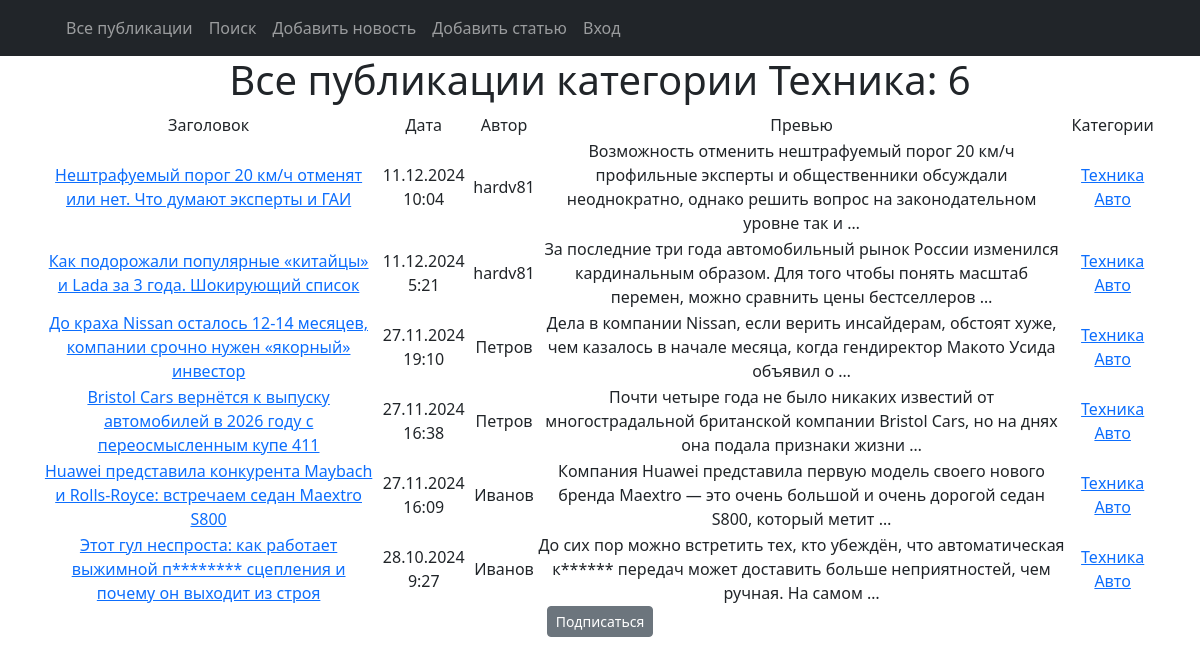
The app's page /categories/2 with its own data.
### news/models.py (models this page shows, shortened)
class Category(models.Model):
    category_name = models.CharField(max_length=255, unique=True)
    subscribers = models.ManyToManyField(User, blank=True, related_name='categories')
    def __str__(self):
        return f'{self.category_name}'

class Post(models.Model):
    article = 'ART'
    news = 'NEW'
    TYPE = [
        (article, 'Статья'),
        (news, 'Новость'),
    ]
    post_author = models.ForeignKey(Author, on_delete=models.CASCADE)
    post_type = models.CharField(max_length=3, choices=TYPE, default=article)
    post_time = models.DateTimeField(auto_now_add=True)
    post_category = models.ManyToManyField(Category, through='PostCategory')
    post_title = models.CharField(max_length=255)
    post_text = models.TextField()
    post_rating = models.IntegerField(default=0)

class Author(models.Model):
    author_rating = models.IntegerField(default=0)
    author_user = models.OneToOneField(User, on_delete = models.CASCADE, primary_key = True)
    def __str__(self):
        return f'{self.author_user}'

### news/views.py (the view)
# urls.py: path('categories/<int:pk>', CategoryListView.as_view(), name='category_list'),
class CategoryListView(ListView):
    model = Post
    template_name = 'category_list.html'
    context_object_name = 'category_post_list'
    def get_queryset(self):
        self.category = get_object_or_404(Category, id=self.kwargs['pk'])
        queryset = Post.objects.filter(post_category=self.category).order_by('-post_time')
        return queryset
    def get_context_data(self, **kwargs):
        context = super().get_context_data(**kwargs)
        context['is_not_subscriber'] = self.request.user not in self.category.subscribers.all()
        context['category'] = self.category
        return context

### news/templatetags/custom_filters.py (called while the page is built)
@register.filter()
def censor(text):
    CENS_WORDS = ['подшипник', 'коробка', 'видеорегистратор', 'транспорт', 'безопасность', 'также', 'видео',
                  'отставание', 'место']
    if type(text) != str:
        raise TypeException(f'Недопустимый формат данных (string)!')
    lst = []
    st = ''
    i = 0
    for sym in text:
        i += 1
        if sym.isalpha():
            st += sym
            if i == len(text):
                lst.append(st)
        else:
            if len(st):
                lst.append(st)
            lst.append(sym)
            st = ''
    for i in range(len(lst)):
        if lst[i].lower() in CENS_WORDS:
            lst[i] = lst[i].replace(lst[i], lst[i][:1] + "*" * (len(lst[i]) - 1))
    censored_text = ''
    for word in lst:
        censored_text += word
    return f'{censored_text}'

### templates/category_list.html (shortened to what this page needs)
{% extends 'flatpages/default.html' %}
{% load custom_filters %}
{% load custom_tags %}
{% block content %}
   <h1>Все публикации категории {{ category.category_name }}: {{ category_post_list|length }}</h1>
   {% if category_post_list %}
       <table>
           <tr>
               <td>Заголовок</td>
               <td>Дата</td>
               <td>Автор</td>
               <td>Превью</td>
               <td>Категории</td>
           </tr>
           {% for post in category_post_list %}
           <tr>
               <td><a href="{% url 'post_detail' post.id %}">{{ post.post_title|censor }}</a></td>
               <td>{{ post.post_time|date:'d.m.Y G:i' }}</td>
               <td>{{ post.post_author }}</td>
               <td>{{ post.post_text|truncatewords:20|censor }}</td>
               <td>{% for category in post.post_category.all %}
                   <a href="{% url 'category_list' category.id %}">{{ category }}</a>
                   {% endfor %}
               </td>
           </tr>
           {% endfor %}
       </table>
       {% if is_not_subscriber %}
       <p class="text-center"><a href="{%url 'subscribe' category.id %}" class="btn btn-secondary btn-sm">Подписаться</a></p>
        {% endif %}
   {% else %}
       <h2>Новостей нет!</h2>
   {% endif %}
{% endblock content %}

### records on screen
Category: category_name "Техника"
Post: post_title|censor "Нештрафуемый порог 20 км/ч отменят или нет. Что думают эксперты и ГАИ", post_time "11.12.2024 10:04", post_author "hardv81", post_text|censor "Возможность отменить нештрафуемый порог 20 км/ч профильные эксперты и общественники обсуждали неоднократно, однако решить вопрос на законодательном уровне так и …"
Category: category_name "Авто"
Post: post_title|censor "Как подорожали популярные «китайцы» и Lada за 3 года. Шокирующий список", post_time "11.12.2024 5:21", post_author "hardv81", post_text|censor "За последние три года автомобильный рынок России изменился кардинальным образом. Для того чтобы понять масштаб перемен, можно сравнить цены бестселлеров …"
Post: post_title|censor "До краха Nissan осталось 12-14 месяцев, компании срочно нужен «якорный» инвестор", post_time "27.11.2024 19:10", post_author "Петров", post_text|censor "Дела в компании Nissan, если верить инсайдерам, обстоят хуже, чем казалось в начале месяца, когда гендиректор Макото Уcида объявил о …"
Post: post_title|censor "Bristol Cars вернётся к выпуску автомобилей в 2026 году с переосмысленным купе 411", post_time "27.11.2024 16:38", post_author "Петров", post_text|censor "Почти четыре года не было никаких известий от многострадальной британской компании Bristol Cars, но на днях она подала признаки жизни …"
Post: post_title|censor "Huawei представила конкурента Maybach и Rolls-Royce: встречаем седан Maextro S800", post_time "27.11.2024 16:09", post_author "Иванов", post_text|censor "Компания Huawei представила первую модель своего нового бренда Maextro — это очень большой и очень дорогой седан S800, который метит …"
Post: post_title|censor "Этот гул неспроста: как работает выжимной п******** сцепления и почему он выходит из строя", post_time "28.10.2024 9:27", post_author "Иванов", post_text|censor "До сих пор можно встретить тех, кто убеждён, что автоматическая к****** передач может доставить больше неприятностей, чем ручная. На самом …"

### other values on screen
{{ category_post_list|length }} "6"
